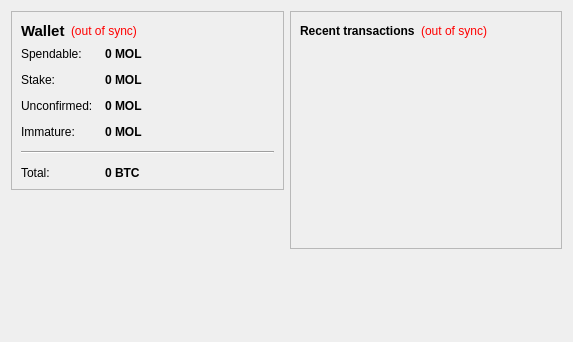
<?xml version="1.0" encoding="UTF-8"?>
<ui version="4.0">
 <class>OverviewPage</class>
 <widget class="QWidget" name="OverviewPage">
  <property name="geometry">
   <rect>
    <x>0</x>
    <y>0</y>
    <width>573</width>
    <height>342</height>
   </rect>
  </property>
  <property name="windowTitle">
   <string>Form</string>
  </property>
  <layout class="QHBoxLayout" name="horizontalLayout" stretch="1,1">
   <item>
    <layout class="QVBoxLayout" name="verticalLayout_2">
     <item>
      <widget class="QFrame" name="frame">
       <property name="frameShape">
        <enum>QFrame::StyledPanel</enum>
       </property>
       <property name="frameShadow">
        <enum>QFrame::Raised</enum>
       </property>
       <layout class="QVBoxLayout" name="verticalLayout_4">
        <item>
         <layout class="QHBoxLayout" name="horizontalLayout_4">
          <item>
           <widget class="QLabel" name="label_5">
            <property name="font">
             <font>
              <pointsize>11</pointsize>
              <weight>75</weight>
              <bold>true</bold>
             </font>
            </property>
            <property name="text">
             <string>Wallet</string>
            </property>
           </widget>
          </item>
          <item>
           <widget class="QLabel" name="labelWalletStatus">
            <property name="toolTip">
             <string>The displayed information may be out of date. Your wallet automatically synchronizes with the Molikcoin network after a connection is established, but this process has not completed yet.</string>
            </property>
            <property name="styleSheet">
             <string notr="true">QLabel { color: red; }</string>
            </property>
            <property name="text">
             <string notr="true">(out of sync)</string>
            </property>
            <property name="alignment">
             <set>Qt::AlignLeading|Qt::AlignLeft|Qt::AlignVCenter</set>
            </property>
           </widget>
          </item>
          <item>
           <spacer name="horizontalSpacer_2">
            <property name="orientation">
             <enum>Qt::Horizontal</enum>
            </property>
            <property name="sizeHint" stdset="0">
             <size>
              <width>40</width>
              <height>20</height>
             </size>
            </property>
           </spacer>
          </item>
         </layout>
        </item>
        <item>
         <layout class="QFormLayout" name="formLayout_2">
          <property name="fieldGrowthPolicy">
           <enum>QFormLayout::AllNonFixedFieldsGrow</enum>
          </property>
          <property name="horizontalSpacing">
           <number>12</number>
          </property>
          <property name="verticalSpacing">
           <number>12</number>
          </property>
          <item row="0" column="0">
           <widget class="QLabel" name="label">
            <property name="text">
             <string>Spendable:</string>
            </property>
           </widget>
          </item>
          <item row="0" column="1">
           <widget class="QLabel" name="labelBalance">
            <property name="font">
             <font>
              <weight>75</weight>
              <bold>true</bold>
             </font>
            </property>
            <property name="cursor">
             <cursorShape>IBeamCursor</cursorShape>
            </property>
            <property name="toolTip">
             <string>Your current spendable balance</string>
            </property>
            <property name="text">
             <string notr="true">0 MOL</string>
            </property>
            <property name="textInteractionFlags">
             <set>Qt::LinksAccessibleByMouse|Qt::TextSelectableByKeyboard|Qt::TextSelectableByMouse</set>
            </property>
           </widget>
          </item>
          <item row="1" column="0">
           <widget class="QLabel" name="label_6">
            <property name="text">
             <string>Stake:</string>
            </property>
           </widget>
          </item>
          <item row="1" column="1">
           <widget class="QLabel" name="labelStake">
            <property name="font">
             <font>
              <weight>75</weight>
              <bold>true</bold>
             </font>
            </property>
            <property name="cursor">
             <cursorShape>IBeamCursor</cursorShape>
            </property>
            <property name="toolTip">
             <string>Total of coins that was staked, and do not yet count toward the current balance</string>
            </property>
            <property name="text">
             <string notr="true">0 MOL</string>
            </property>
            <property name="textInteractionFlags">
             <set>Qt::LinksAccessibleByMouse|Qt::TextSelectableByKeyboard|Qt::TextSelectableByMouse</set>
            </property>
           </widget>
          </item>
          <item row="2" column="0">
           <widget class="QLabel" name="label_3">
            <property name="text">
             <string>Unconfirmed:</string>
            </property>
           </widget>
          </item>
          <item row="2" column="1">
           <widget class="QLabel" name="labelUnconfirmed">
            <property name="font">
             <font>
              <weight>75</weight>
              <bold>true</bold>
             </font>
            </property>
            <property name="cursor">
             <cursorShape>IBeamCursor</cursorShape>
            </property>
            <property name="toolTip">
             <string>Total of transactions that have yet to be confirmed, and do not yet count toward the current balance</string>
            </property>
            <property name="text">
             <string notr="true">0 MOL</string>
            </property>
            <property name="textInteractionFlags">
             <set>Qt::LinksAccessibleByMouse|Qt::TextSelectableByKeyboard|Qt::TextSelectableByMouse</set>
            </property>
           </widget>
          </item>
          <item row="3" column="0">
           <widget class="QLabel" name="labelImmatureText">
            <property name="text">
             <string>Immature:</string>
            </property>
           </widget>
          </item>
          <item row="3" column="1">
           <widget class="QLabel" name="labelImmature">
            <property name="font">
             <font>
              <weight>75</weight>
              <bold>true</bold>
             </font>
            </property>
            <property name="toolTip">
             <string>Mined balance that has not yet matured</string>
            </property>
            <property name="text">
             <string notr="true">0 MOL</string>
            </property>
            <property name="textInteractionFlags">
             <set>Qt::LinksAccessibleByMouse|Qt::TextSelectableByKeyboard|Qt::TextSelectableByMouse</set>
            </property>
           </widget>
          </item>
          <item row="4" column="0" colspan="2">
           <widget class="Line" name="line">
            <property name="orientation">
             <enum>Qt::Horizontal</enum>
            </property>
           </widget>
          </item>
          <item row="5" column="0">
           <widget class="QLabel" name="labelTotalText">
            <property name="text">
             <string>Total:</string>
            </property>
           </widget>
          </item>
          <item row="5" column="1">
           <widget class="QLabel" name="labelTotal">
            <property name="font">
             <font>
              <weight>75</weight>
              <bold>true</bold>
             </font>
            </property>
            <property name="cursor">
             <cursorShape>IBeamCursor</cursorShape>
            </property>
            <property name="toolTip">
             <string>Your current total balance</string>
            </property>
            <property name="text">
             <string notr="true">0 BTC</string>
            </property>
            <property name="textInteractionFlags">
             <set>Qt::LinksAccessibleByMouse|Qt::TextSelectableByKeyboard|Qt::TextSelectableByMouse</set>
            </property>
           </widget>
          </item>
         </layout>
        </item>
       </layout>
      </widget>
     </item>
     <item>
      <spacer name="verticalSpacer">
       <property name="orientation">
        <enum>Qt::Vertical</enum>
       </property>
       <property name="sizeHint" stdset="0">
        <size>
         <width>20</width>
         <height>40</height>
        </size>
       </property>
      </spacer>
     </item>
    </layout>
   </item>
   <item>
    <layout class="QVBoxLayout" name="verticalLayout_3">
     <item>
      <widget class="QFrame" name="frame_2">
       <property name="frameShape">
        <enum>QFrame::StyledPanel</enum>
       </property>
       <property name="frameShadow">
        <enum>QFrame::Raised</enum>
       </property>
       <layout class="QVBoxLayout" name="verticalLayout">
        <item>
         <layout class="QHBoxLayout" name="horizontalLayout_2">
          <item>
           <widget class="QLabel" name="label_4">
            <property name="text">
             <string>&lt;b&gt;Recent transactions&lt;/b&gt;</string>
            </property>
           </widget>
          </item>
          <item>
           <widget class="QLabel" name="labelTransactionsStatus">
            <property name="toolTip">
             <string>The displayed information may be out of date. Your wallet automatically synchronizes with the Molikcoin network after a connection is established, but this process has not completed yet.</string>
            </property>
            <property name="styleSheet">
             <string notr="true">QLabel { color: red; }</string>
            </property>
            <property name="text">
             <string notr="true">(out of sync)</string>
            </property>
            <property name="alignment">
             <set>Qt::AlignRight|Qt::AlignTrailing|Qt::AlignVCenter</set>
            </property>
           </widget>
          </item>
          <item>
           <spacer name="horizontalSpacer">
            <property name="orientation">
             <enum>Qt::Horizontal</enum>
            </property>
            <property name="sizeHint" stdset="0">
             <size>
              <width>40</width>
              <height>20</height>
             </size>
            </property>
           </spacer>
          </item>
         </layout>
        </item>
        <item>
         <widget class="QListView" name="listTransactions">
          <property name="styleSheet">
           <string notr="true">QListView { background: transparent; }</string>
          </property>
          <property name="frameShape">
           <enum>QFrame::NoFrame</enum>
          </property>
          <property name="verticalScrollBarPolicy">
           <enum>Qt::ScrollBarAlwaysOff</enum>
          </property>
          <property name="horizontalScrollBarPolicy">
           <enum>Qt::ScrollBarAlwaysOff</enum>
          </property>
          <property name="selectionMode">
           <enum>QAbstractItemView::NoSelection</enum>
          </property>
         </widget>
        </item>
       </layout>
      </widget>
     </item>
     <item>
      <spacer name="verticalSpacer_2">
       <property name="orientation">
        <enum>Qt::Vertical</enum>
       </property>
       <property name="sizeHint" stdset="0">
        <size>
         <width>20</width>
         <height>40</height>
        </size>
       </property>
      </spacer>
     </item>
    </layout>
   </item>
  </layout>
 </widget>
 <resources/>
 <connections/>
</ui>
